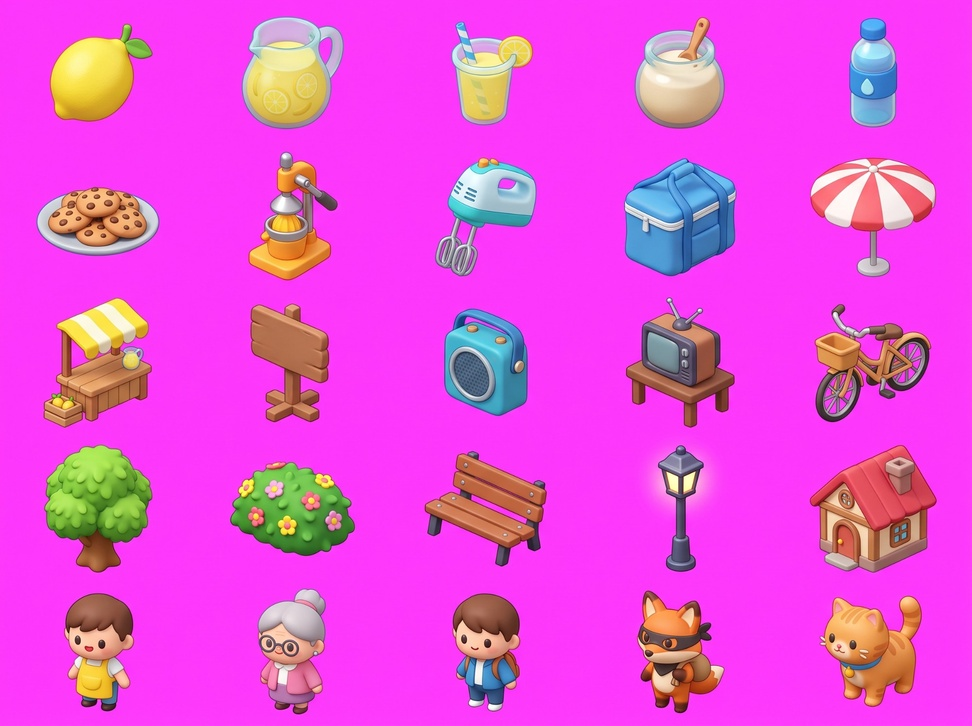
#> input picture art/style-test/sheet_01.jpg, 972 x 726 px, shrunk from 2000 x 1493 before the run
$ python cut_sheet.py ../art/style-test/sheet_01.jpg ../art/style-test/sheet_ground_01.jpg ../art/style-test/sheet_ground_01.jpg 5 5
#> lines starting #> are read from the running program, lines starting #| are printed output that depends on the picture; after the words box and inside, x2 and y2 are one past the last pixel; in counts of white or black regions, pixels touching at a corner belong together
### tools/edgefix.py
"""Colour bleeding for cut-out sprites.

A PNG pixel that is fully transparent still stores an RGB value. When the browser shrinks a sprite (and it always does:
a 300 px picture is drawn about 80 px tall) it blends nearby pixels, and the RGB of the transparent ones leaks in as a
coloured outline (purple, when the background was magenta). So every pixel that is not solid gets the colour of the
nearest solid pixels, spread outward far enough (32 px) to cover the whole blur kernel.
"""
import numpy as np


def box_blur(a, r, passes=2):
    k = 2 * r + 1
    for _ in range(passes):
        for axis in (0, 1):
            pad = np.pad(a, [(r, r) if i == axis else (0, 0) for i in range(a.ndim)], mode='edge')
            c = np.cumsum(pad, axis=axis, dtype=np.float64)
            c = np.concatenate([np.zeros_like(np.take(c, [0], axis=axis)), c], axis=axis)
            a = (np.take(c, range(k, c.shape[axis]), axis=axis) - np.take(c, range(0, c.shape[axis] - k), axis=axis)) / k
    return a


def bleed(col, alpha, solid=0.96, radii=(2, 4, 8, 16, 32), fallback=(128, 128, 128)):
    """col: HxWx3 float, alpha: HxW in 0..1. Returns col where every pixel with alpha < solid takes the colour of the
    solid pixels around it."""
    known = (alpha >= solid).astype(np.float64)
    out = col * known[..., None]
    have = known.copy()
    for r in radii:
        num = box_blur(out * have[..., None], r)
        den = box_blur(have[..., None], r)[..., 0]
        fill = (have < 0.5) & (den > 0.004)
        if fill.any():
            out = np.where(fill[..., None], num / np.maximum(den, 1e-9)[..., None], out)
            have = np.where(fill, 1.0, have)
    out = np.where((have < 0.5)[..., None], np.array(fallback, dtype=np.float64), out)
    return np.where((alpha < solid)[..., None], out, col)


def matte(img, bg, alpha0, core=0.995, erode=3, grow=4, min_sep=45.0):
    """Proper matting of an object photographed on a flat background colour `bg`.

    alpha0: a first rough alpha (HxW, 0..1). Pixels that are surely the object (alpha0 >= core, `erode` px away from any
    doubtful pixel) keep their colour. For the doubtful ring around them the object colour F is taken from the surrounding
    sure pixels (colour bleeding), and the real transparency follows from the mix pixel = a*F + (1-a)*bg:
        a = dot(pixel - bg, F - bg) / |F - bg|^2
    so a green leaf edge that was mixed with magenta becomes a clean, slightly transparent green pixel.
    Returns (colour HxWx3, alpha HxW in 0..1)."""
    sure = alpha0 >= core
    inner = box_blur(sure.astype(np.float64), erode, passes=1) > 0.9999  # eroded: all neighbours within `erode` are sure
    outer = box_blur((alpha0 > 0.02).astype(np.float64), grow, passes=1) > 0.0001  # anything near the object
    ring = outer & ~inner
    F = bleed(img.astype(np.float64), inner.astype(np.float64), solid=0.5)
    B = np.asarray(bg, dtype=np.float64)
    d = F - B
    n2 = (d * d).sum(axis=2)
    a_est = ((img - B) * d).sum(axis=2) / np.maximum(n2, 1e-6)
    a_est = np.clip(a_est, 0, 1)
    a_est = np.where(n2 < min_sep * min_sep, alpha0, a_est)  # object colour too close to the background: trust the rough alpha
    alpha = np.where(inner, 1.0, np.where(ring, a_est, 0.0))
    col = np.where(inner[..., None], img, F)
    return col, alpha


def crisp(alpha, width=0.14):
    """Sharpen the soft transparency ramp of a cut-out into about one pixel: the edge stays where it was (alpha 0.5),
    but there is no blur left. width is the alpha range of the transition (smaller = harder)."""
    return np.clip((alpha - 0.5) / width + 0.5, 0, 1)

### tools/cut_sheet.py
"""Cuts a 5x5 sprite sheet on a flat magenta background into transparent PNGs.
Usage: python cut_sheet.py <sheet.jpg> <out_dir> <name1,name2,...> [cols] [rows] [--pairs] [--keep=0.08]
With --pairs each cell is split at the gap between its two figures into char_<name>_front and char_<name>_back."""
import os
import sys

import numpy as np
from PIL import Image

sys.path.insert(0, os.path.dirname(os.path.abspath(__file__)))
from edgefix import bleed, crisp, matte  # noqa: E402

KEEP = next((float(a.split('=')[1]) for a in sys.argv if a.startswith('--keep=')), 0.08)  # smaller parts than this share of the biggest are dropped
PAIRS = '--pairs' in sys.argv  # every cell holds two views of one character: left = front, right = back
sys.argv = [a for a in sys.argv if a != '--pairs' and not a.startswith('--keep=')]
src, out, names = sys.argv[1], sys.argv[2], sys.argv[3].split(',')
cols = int(sys.argv[4]) if len(sys.argv) > 4 else 5
rows = int(sys.argv[5]) if len(sys.argv) > 5 else 5
os.makedirs(out, exist_ok=True)

im = np.asarray(Image.open(src).convert('RGB')).astype(np.float32)
H, W, _ = im.shape
#> H = 726; W = 972

# background colour = median of the border
border = np.concatenate([im[:6].reshape(-1, 3), im[-6:].reshape(-1, 3), im[:, :6].reshape(-1, 3), im[:, -6:].reshape(-1, 3)])
bg = np.median(border, axis=0)
#> bg = [253, 57, 251]
print('background', bg)
#| background [253.  57. 251.]

# "magentaness": high for the background, low for everything else (incl. pink objects)
m = np.minimum(im[..., 0], im[..., 2]) - im[..., 1]
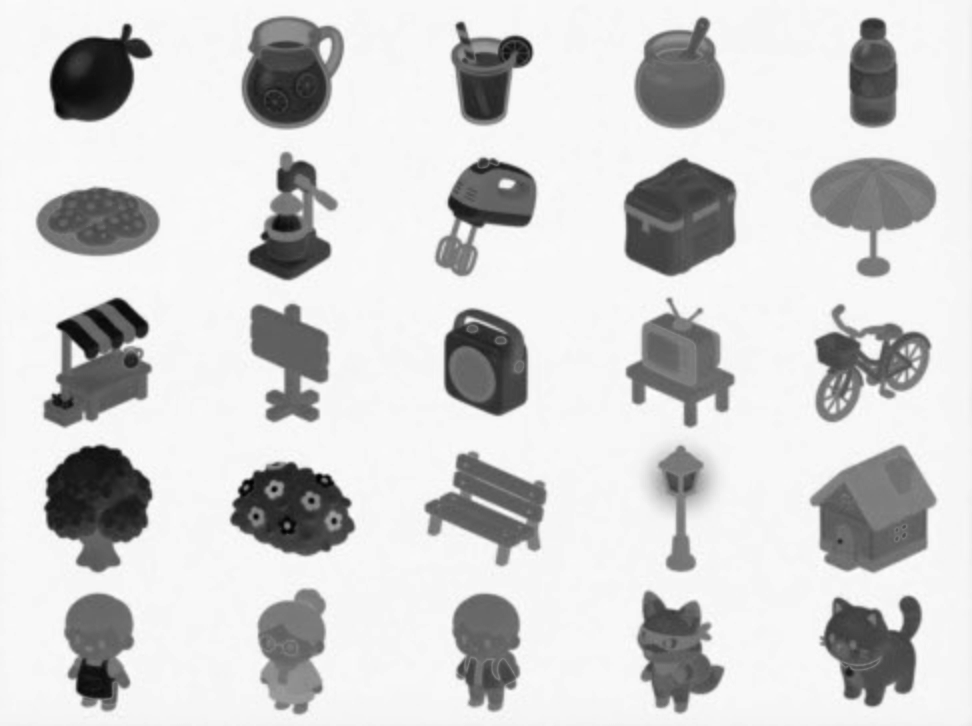
#> m: shape (726, 972) float32; min -178, max 207, mean 136.1; drawn with min black and max white
m_bg = float(np.minimum(bg[0], bg[2]) - bg[1])
#> m_bg = 194
lo, hi = m_bg * 0.30, m_bg * 0.80
#> lo = 58.2; hi = 155.2
alpha = np.clip((hi - m) / (hi - lo), 0, 1)

col, alpha = matte(im, bg, alpha)
#> in matte, `sure = alpha0 >= core`:
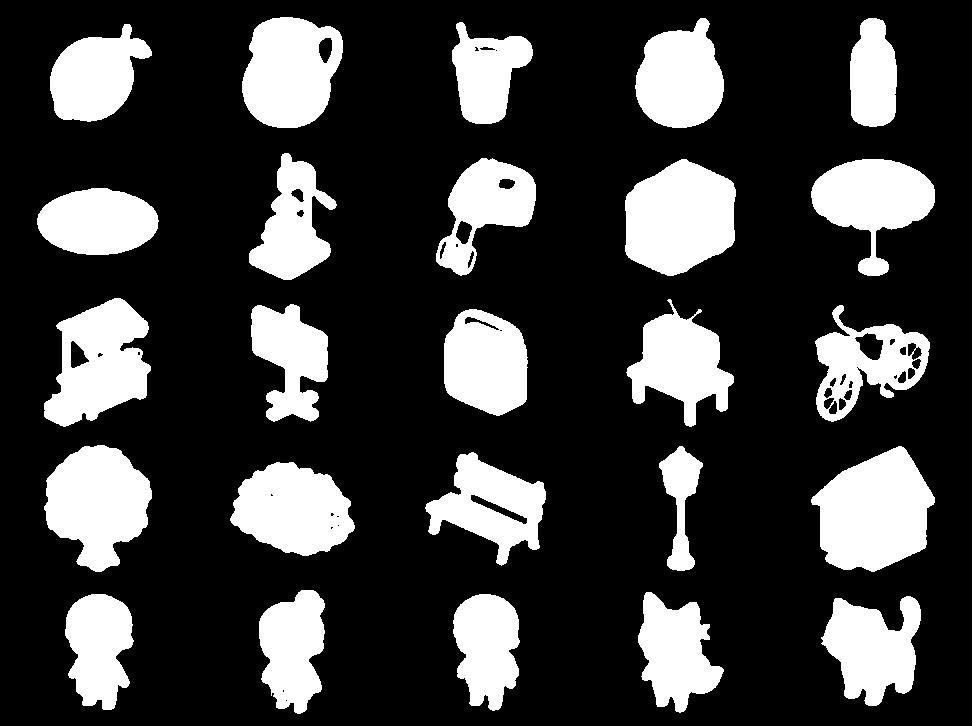
#> sure: shape (726, 972) bool; 24.1% white; 25 white regions, largest, box (x1, y1, x2, y2) and area: (811, 446, 935, 572) 10779, (625, 159, 736, 276) 9942, (44, 445, 152, 572) 9276
#> after the loop in box_blur, `for _ in range(passes):`:
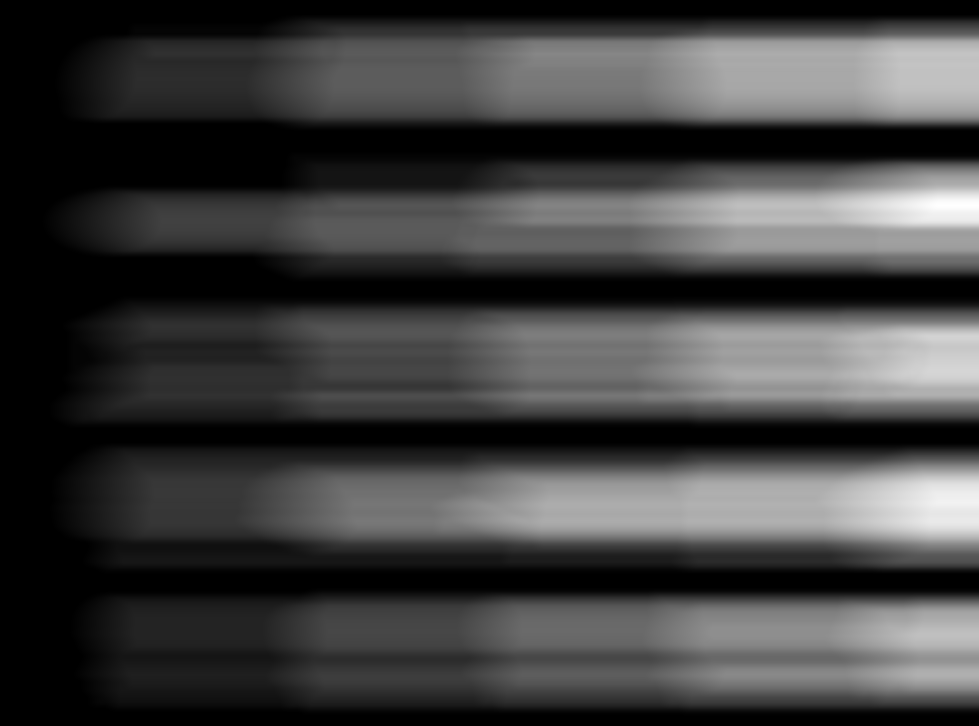
#> c: shape (726, 979) float64; min 0, max 473.7, mean 117.9; drawn with min black and max white
#> in matte, `inner = box_blur(sure.astype(np.float64), erode, passes=1) > 0.9999`: inner: shape (726, 972) bool; 18.5% white; 41 white regions (12 under 20 px), largest, box (x1, y1, x2, y2) and area: (815, 450, 931, 568) 9281, (628, 163, 733, 273) 8598, (49, 448, 149, 569) 7777
#> in matte, `outer = box_blur((alpha0 > 0.02).astype(np.float64), grow, passes=1) >..`: outer: shape (726, 972) bool; 33.7% white; 25 white regions, largest, box (x1, y1, x2, y2) and area: (805, 440, 941, 578) 13612, (619, 153, 741, 281) 12393, (39, 439, 157, 578) 11946
#> in matte, `ring = outer & ~inner`: ring: shape (726, 972) bool; 15.2% white; 37 white regions, largest, box (x1, y1, x2, y2) and area: (810, 300, 936, 427) 8050, (621, 293, 740, 432) 4875, (645, 440, 717, 577) 4643
#> after the loop in bleed, `for r in radii:`:
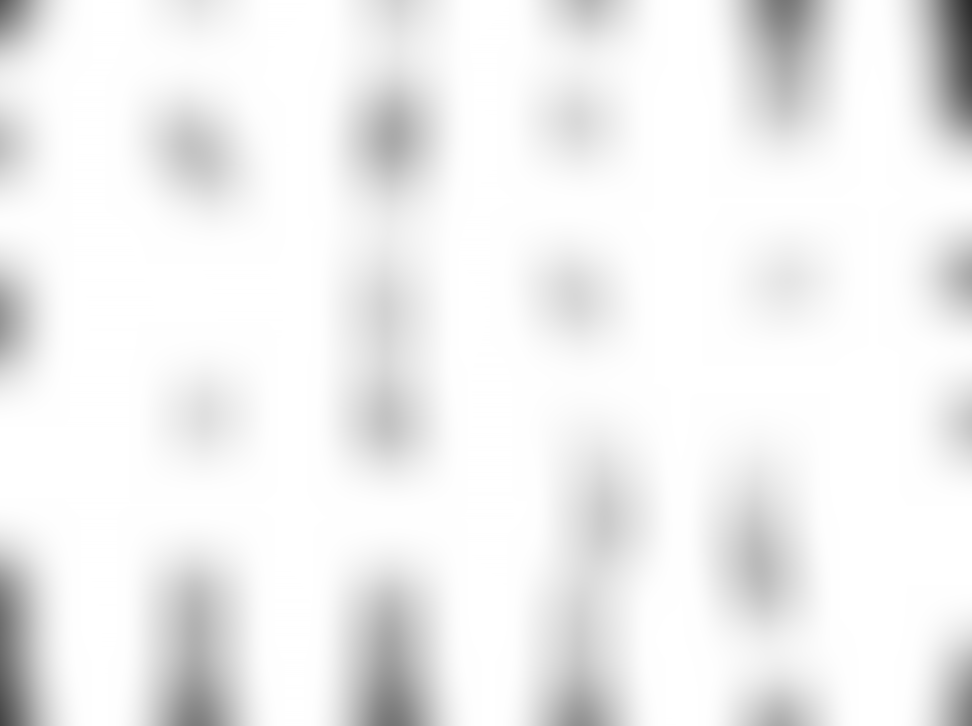
#> den: shape (726, 972) float64; min 0.165, max 1, mean 0.942
#> after the loop in bleed, `for r in radii:`:
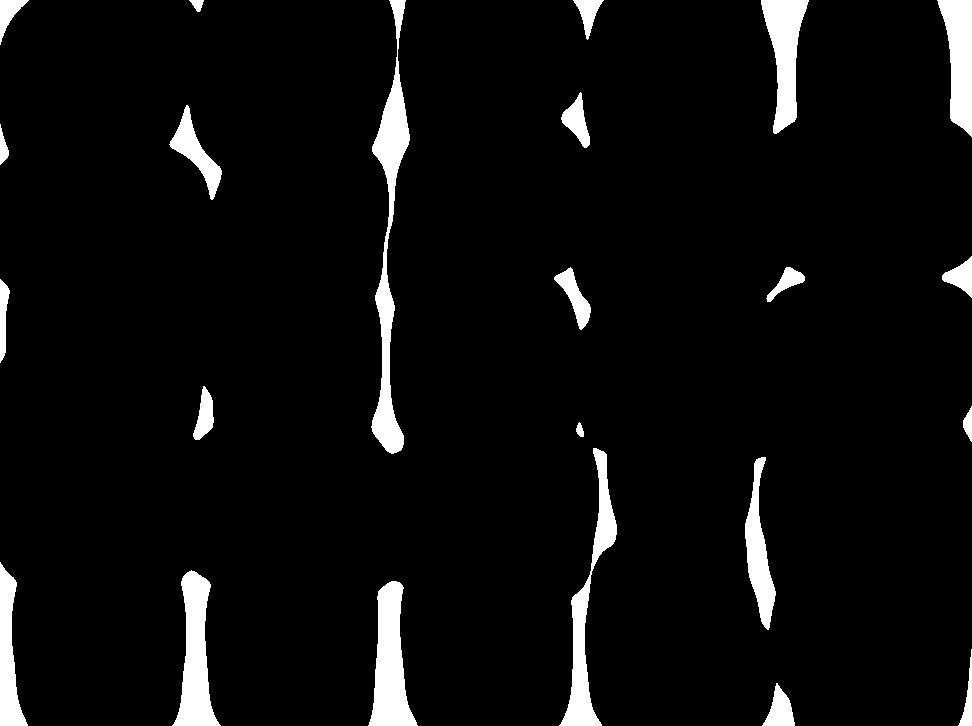
#> fill: shape (726, 972) bool; 5.3% white; 23 white regions, largest, box (x1, y1, x2, y2) and area: (371, 0, 410, 454) 5629, (368, 581, 418, 726) 4033, (559, 448, 617, 726) 3992
#> after the loop in bleed, `for r in radii:`: have: shape (726, 972) float64; every value is 1
#> after the loop in bleed, `for r in radii:`:
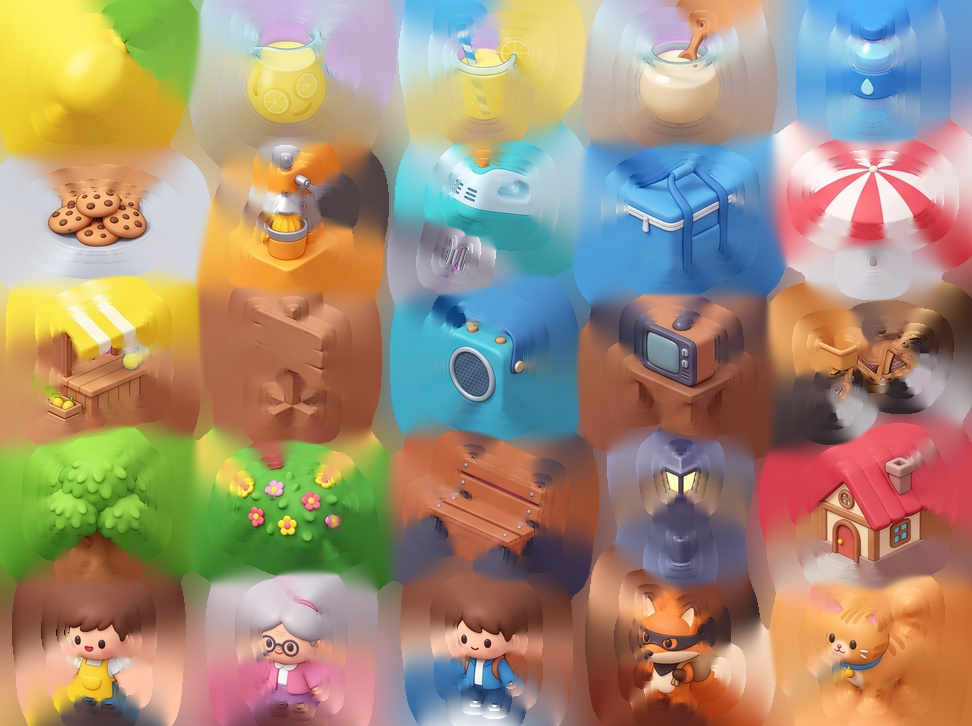
#> out: shape (726, 972, 3) float64; mean of channels 0, 1, 2 164.2, 144, 120.2; drawn with min black and max white
#> in matte, `B = np.asarray(bg, dtype=np.float64)`: B = [253, 57, 251]
alpha = crisp(alpha)
rgba = np.dstack([col, alpha * 255]).astype(np.uint8)


def keep_big_parts(cell, min_ratio=0.03, f=3, box=None):
    """Drops tiny stray specks (JPEG noise, bits of neighbours): keeps connected parts >= min_ratio of the largest one."""
    h, w = cell.shape[:2]
    hh, ww = (h + f - 1) // f, (w + f - 1) // f
    a = np.zeros((hh * f, ww * f), dtype=bool)
    a[:h, :w] = cell[..., 3] > 40
    small = a.reshape(hh, f, ww, f).any(axis=(1, 3))
    lab = np.zeros(small.shape, dtype=np.int32)
    sizes = {}
    centre = {}
    n = 0
    for y0 in range(hh):
        for x0 in range(ww):
            if small[y0, x0] and lab[y0, x0] == 0:
                n += 1
                stack = [(y0, x0)]
                lab[y0, x0] = n
                cnt = 0
                sy = sx = 0
                while stack:
                    y, x = stack.pop()
                    cnt += 1
                    sy += y
                    sx += x
                    for dy in (-2, -1, 0, 1, 2):  # a 5x5 neighbourhood bridges thin gaps
                        for dx in (-2, -1, 0, 1, 2):
                            yy, xx = y + dy, x + dx
                            if 0 <= yy < hh and 0 <= xx < ww and small[yy, xx] and lab[yy, xx] == 0:
                                lab[yy, xx] = n
                                stack.append((yy, xx))
                sizes[n] = cnt
                centre[n] = (sy / cnt * f, sx / cnt * f)
    if box is not None:  # only the parts that belong to this cell (their centre is inside it) can be kept
        bx0, by0, bx1, by1 = box
        sizes = {k: v for k, v in sizes.items() if bx0 <= centre[k][1] < bx1 and by0 <= centre[k][0] < by1}
    if not sizes:
        return cell * 0
    big = max(sizes.values())
    keep = np.zeros(small.shape, dtype=bool)
    for k, v in sizes.items():
        if v >= big * min_ratio:
            keep |= lab == k
    # grow the kept area a little so soft edges survive
    g = keep.copy()
    for _ in range(2):
        p = np.pad(g, 1)
        g = p[1:-1, 1:-1] | p[:-2, 1:-1] | p[2:, 1:-1] | p[1:-1, :-2] | p[1:-1, 2:]
    full = np.kron(g, np.ones((f, f), dtype=bool))[:h, :w]
    out = cell.copy()
    out[..., 3] = np.where(full, out[..., 3], 0)
    return out

cw, ch = W / cols, H / rows
#> cw = 194.4; ch = 145.2
pad = 6
for i, name in enumerate(names):
    r, c = divmod(i, cols)
    x0, x1 = int(c * cw), int((c + 1) * cw)
    y0, y1 = int(r * ch), int((r + 1) * ch)
    # the window is wider than the cell: an object may overflow it (a trunk that ends a little below the row line)
    ex = 40
    wx0, wx1, wy0, wy1 = max(x0 - ex, 0), min(x1 + ex, W), max(y0 - ex, 0), min(y1 + ex, H)
    cell = rgba[wy0:wy1, wx0:wx1].copy()
    cell = keep_big_parts(cell, KEEP, box=(x0 - wx0, y0 - wy0, x1 - wx0, y1 - wy0))
    def save(img, fname):
        ys, xs = np.where(img[..., 3] > 12)
        if len(xs) == 0:
            print('EMPTY', fname)
            return
        bx0, bx1 = max(xs.min() - pad, 0), min(xs.max() + pad + 1, img.shape[1])
        by0, by1 = max(ys.min() - pad, 0), min(ys.max() + pad + 1, img.shape[0])
        Image.fromarray(img[by0:by1, bx0:bx1], 'RGBA').save(os.path.join(out, f'{fname}.png'))
        print(f'{fname:24s} {bx1 - bx0}x{by1 - by0}')

    if not PAIRS:
        save(cell, name)
        continue
    occ = (cell[..., 3] > 40).sum(axis=0)
    cols_on = np.where(occ > 0)[0]
    lo_, hi_ = cols_on.min(), cols_on.max()
    best, run_start = (0, (lo_ + hi_) // 2), None
    for x in range(lo_, hi_ + 1):
        if occ[x] == 0 and run_start is None:
            run_start = x
        if occ[x] > 0 and run_start is not None:
            if x - run_start > best[0]:
                best = (x - run_start, (run_start + x) // 2)
            run_start = None
    split = best[1]
    left, right = cell.copy(), cell.copy()
    left[:, split:, 3] = 0
    right[:, :split, 3] = 0
    save(left, f'char_{name}_front')
    save(right, f'char_{name}_back')
#> this loop made 1 pass
#| ../art/style-test/sheet_ground_01.jpg 114x110
#> pass 1, in save, `Image.fromarray(img[by0:by1, bx0:bx1], 'RGBA').save(os.path.join(out, ..`:
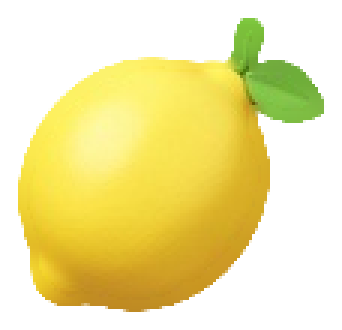
#> saved as sheet_ground_01.jpg.png: PIL image 114x110 RGBA (shown 3 times larger); mean R, G, B, A 215.2, 198.6, 65.1, 128.1; transparent parts drawn white
